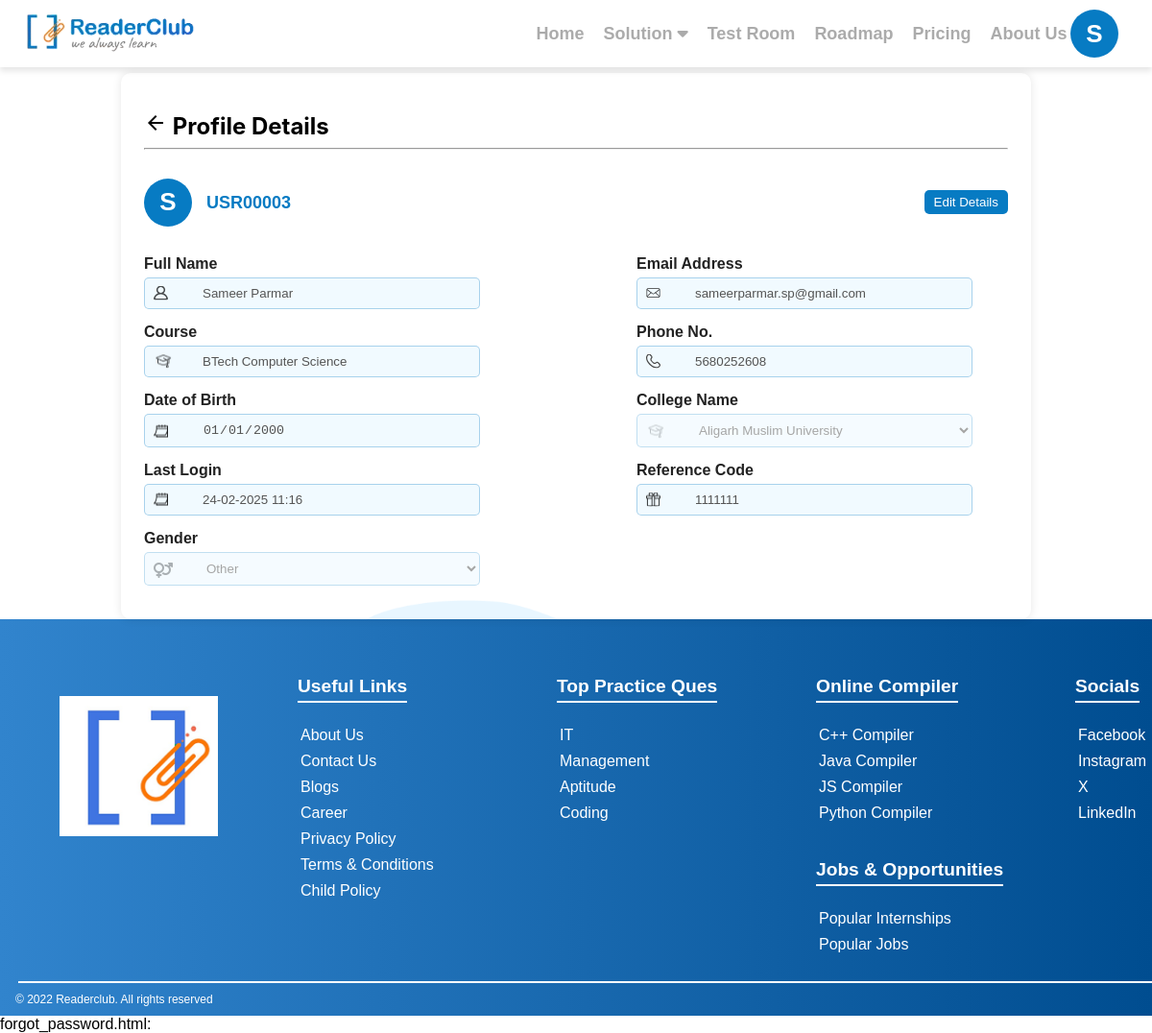
/auth/profile/ (signed in), run on an earlier commit of the app's database.
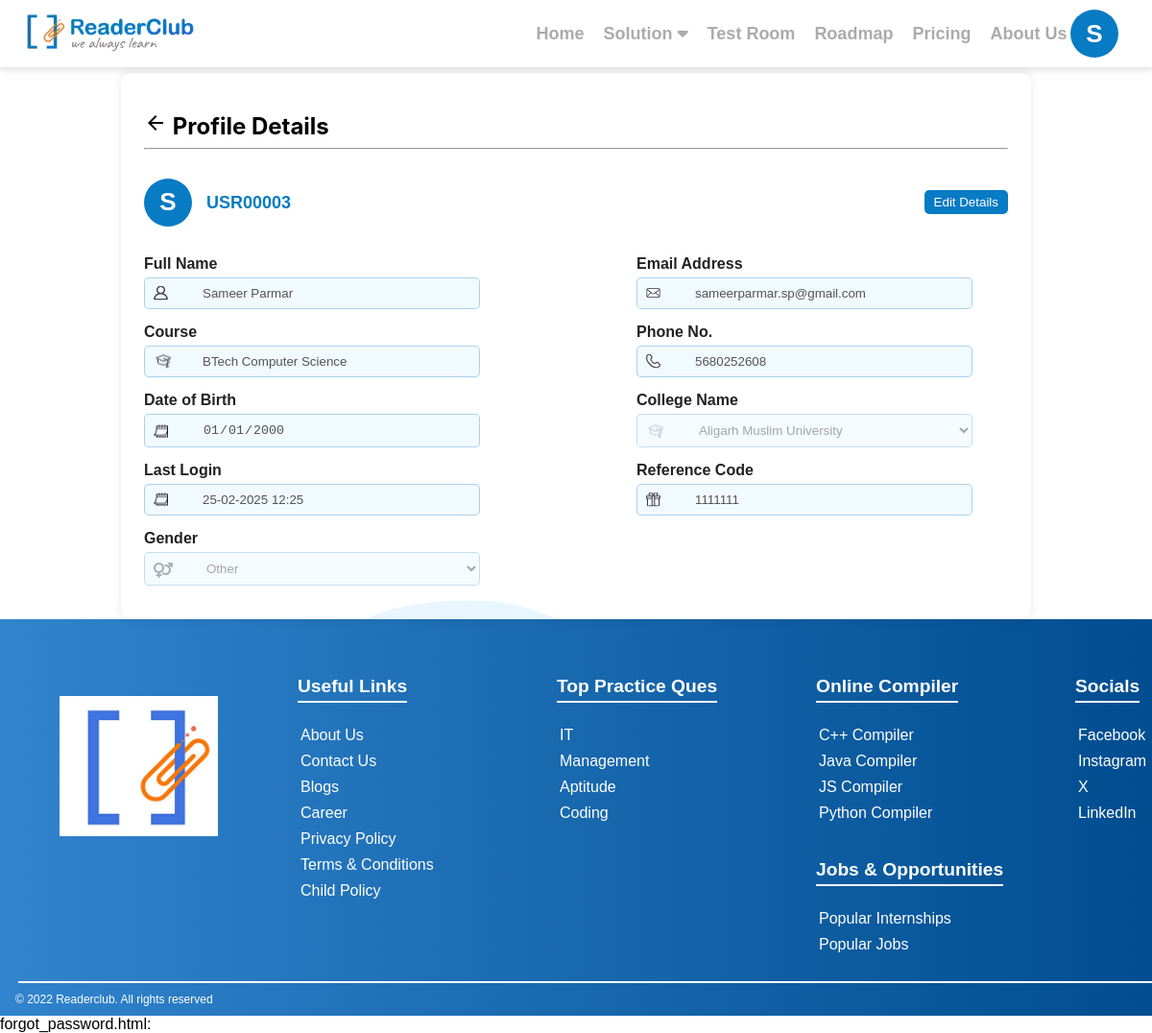
And on a later commit of the database.
### oauth/models.py (models this page shows, shortened)
class UsersDB(AbstractBaseUser, PermissionsMixin):
    full_name = models.CharField(max_length=100)
    email = models.EmailField(max_length=100, unique=True)
    phone_number = models.CharField(
        max_length=15,
        unique=True,
        null=True,  # Allow NULL in database
        blank=True,  # Allow blank in forms
        default=None
    )
    password = models.CharField(max_length=128, null=True, blank=True)
    college_name = models.CharField(max_length=255, default="Unknown College")
    dob = models.DateField(default=date(2000, 1, 1))
    referral_code = models.CharField(max_length=50, blank=True, null=True)
    username = models.CharField(max_length=10, unique=True, editable=False)
    last_login = models.DateTimeField(null=True, blank=True)
    gender = models.CharField(max_length=10, default='other', null=True, blank=True)
    google_id = models.CharField(max_length=255, blank=True, null=True)
    is_active = models.BooleanField(default=True)
    is_staff = models.BooleanField(default=False)
    is_superuser = models.BooleanField(default=False)
    groups = models.ManyToManyField(
        'auth.Group',
        related_name='oauth_usersdb_set',
        blank=True,
        help_text='The groups this user belongs to.',
        verbose_name='groups',
    )
    user_permissions = models.ManyToManyField(
        'auth.Permission',
        related_name='oauth_usersdb_set',
        blank=True,
        help_text='Specific permissions for this user.',
        verbose_name='user permissions',
    )
    objects = UsersDBManager()
    USERNAME_FIELD = 'email'
    REQUIRED_FIELDS = ['full_name']

### oauth/views.py (the view)
# urls.py: path('profile/', include('user_profile.urls')),
def profile(request):
    user_id = request.session.get('user_id')
    user = None
    if user_id:
        try:
            user = UsersDB.objects.get(id=user_id)
        except UsersDB.DoesNotExist:
            request.session.flush()  # Clear session if user not found
            messages.error(request, "Session expired. Please login again.")
            return redirect('/login/')
    return render(request, 'profile.html', {'user': user})

### oauth/context_processors.py (called while the page is built)
def college_list(request):
    return {'colleges': CollegesDb.objects.all()}

def current_user(request):
    user_id = request.session.get('user_id')
    if user_id:
        try:
            user = UsersDB.objects.get(id=user_id)
            return {'logged_in_user': user}
        except UsersDB.DoesNotExist:
            return {'logged_in_user': None}
    return {'logged_in_user': None}

### oauth/templates/profile.html (shortened to what this page needs)
{% extends "base.html" %}
{% load static %}
{% block extra_css %}
  <link rel="stylesheet" href="{% static 'css/edit.css' %}">
  <link rel="stylesheet" href="https://cdnjs.cloudflare.com/ajax/libs/font-awesome/6.5.1/css/all.min.css">
{% endblock %}
{% block content %}
<section class="profile-section">
  <div class="profile-container">
    <h2>
      <a href="{% url 'home' %}" class="back-link">
        <i class="material-icons">arrow_back</i>
      </a>
      Profile Details
    </h2>
    <hr>
    <div class="profile-card">
      <div class="profile-header">
        <div class="avatar">
          {% if user and user.full_name %}
            {{ user.full_name|slice:":1"|upper }}
          {% else %}
            ?
          {% endif %}
        </div>
        <div class="user-info">
          <span class="user-id">{{ user.username }}</span>
        </div>
        <button type="button" class="edit-button">Edit Details</button>
      </div>
      <form method="POST" action="{% url 'update_profile' %}">
        <div class="form-row">
          <div class="form-group">
            <label>Full Name</label>
            <img src="{% static 'images/person.svg' %}" alt="Icon">
            <input name="full_name" type="text" value="{{ user.full_name }}" disabled data-editable="true">
          </div>
          <div class="form-group">
            <label>Email Address</label>
            <img src="{% static 'images/email.svg' %}" alt="Icon">
            <input type="email" value="{{ user.email }}" disabled>
          </div>
        </div>
        <div class="form-row">
          <div class="form-group">
            <label>Course</label>
            <img src="{% static 'images/study.svg' %}" alt="Icon">
            <input name="course" type="text" value="{{ user.course|default:'BTech Computer Science' }}" disabled data-editable="true">
          </div>
          <div class="form-group">
            <label>Phone No.</label>
            <img src="{% static 'images/call.svg' %}" alt="Icon">
            <input name="phone_number" type="text" value="{{ user.phone_number|default:'N/A' }}" disabled data-editable="true">
          </div>
        </div>
        <div class="form-row">
          <div class="form-group">
            <label>Date of Birth</label>
            <img src="{% static 'images/date.svg' %}" alt="Icon">
            <input name="dob" type="date" value="{{ user.dob|date:'Y-m-d' }}" disabled data-editable="true">
          </div>
          <div class="form-group">
            <label>College Name</label>
            <select name="college_name" class="input" disabled data-editable="true">
              {% for college in colleges %}
                <option value="{{ college.college_name }}" {% if user.college_name == college.college_name %}selected{% endif %}>
                  {{ college.college_name }}
                </option>
              {% endfor %}
            </select>
          </div>
        </div>
        <div class="form-row">
          <div class="form-group">
            <label>Last Login</label>
            <img src="{% static 'images/date.svg' %}" alt="Icon">
            <input type="text" value="{{ user.last_login|date:'d-m-Y H:i'|default:'Never' }}" disabled>
          </div>
          <div class="form-group">
            <label>Reference Code</label>
            <img src="{% static 'images/gift.svg' %}" alt="Icon">
            <input type="text" value="{{ user.referral_code|default:'1111111' }}" disabled>
          </div>
        </div>
        <div class="form-group">
          <label>Gender</label>
          <select name="gender" class="input" disabled data-editable="true">
            <option value="other" {% if user.gender == "other" %}selected{% endif %}>Other</option>
          </select>
        </div>
        <img src="{% static 'images/wave.png' %}" alt="wave-profile" class="wave-profile">
      </form>
    </div>
  </div>
</section>
{% endblock content %}

### templates/base.html (shortened to what the changed rows need)
{% load static %}
<!DOCTYPE html>
<html lang="en">
<head>
  <link rel="stylesheet" href="{% static 'css/base.css' %}">
  <link rel="stylesheet" href="{% static 'css/login.css' %}">
  <link rel="stylesheet" href="{% static 'css/forgot_password.css' %}">
  <link rel="stylesheet" href="{% static 'css/popup.css' %}">
  <link rel="stylesheet" href="https://cdnjs.cloudflare.com/ajax/libs/codemirror/5.65.14/codemirror.min.css">
  <link rel="stylesheet" href="https://cdnjs.cloudflare.com/ajax/libs/codemirror/5.65.14/theme/dracula.min.css">
  <link rel="stylesheet" href="https://cdnjs.cloudflare.com/ajax/libs/font-awesome/6.4.2/css/all.min.css">
  {% block extra_css %}{% endblock %}
</head>
<body>
  <nav class="navbar {% if request.session.user_id %}logged-in{% else %}logged-out{% endif %}">
    <div class="nav-container">
      {% if request.session.user_id %}
      <div class="profile-dropdown" onclick="toggleProfileDropdown(event)">
        <div class="avatar">
          {% if logged_in_user and logged_in_user.full_name %}
            {{ logged_in_user.full_name|slice:":1"|upper }}
          {% else %}
            ?
          {% endif %}
        </div>
      </div>
      {% endif %}
    </div>
  </nav>
  <main class="main-content">
    {% block content %}{% endblock %}
  </main>
</body>
</html>

What changed in the data, as far as the page shows it:
changed UsersDB "USR00003": last_login "24-02-2025 11:16" → "25-02-2025 12:25"
